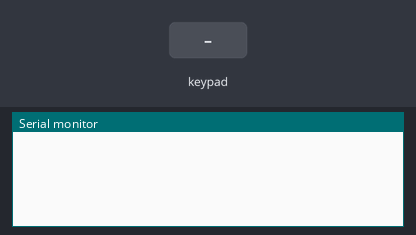
A sketch run on a simulated Arduino Uno, built with avr-gcc and run on an emulated ATmega328P. Parts: the last lines printed to the serial monitor. Inputs (shaded band) come from the test bench.

Above: at 1.2 s.
1.3 s: key '1' pressed
At 2.5 s:
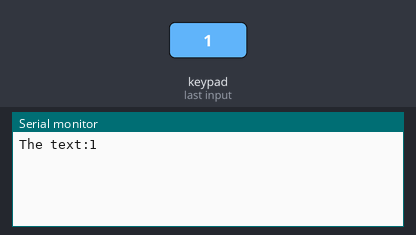
2.8 s: keypad keys 1 2 3 4 # pressed 0.4 s apart
At 4.9 s:
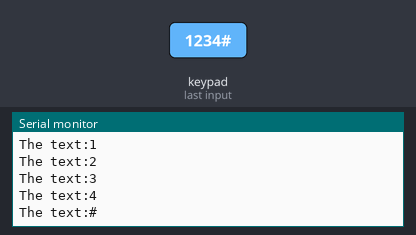
6.3 s: key 'A' pressed
At 7.5 s:
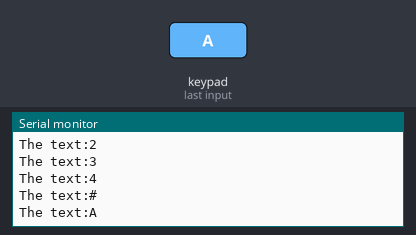
7.8 s: keypad keys 1 2 3 4 * pressed 0.4 s apart
At 10.1 s:
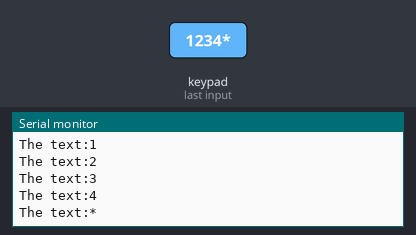
11.3 s: key 'B' pressed
At 12.5 s:
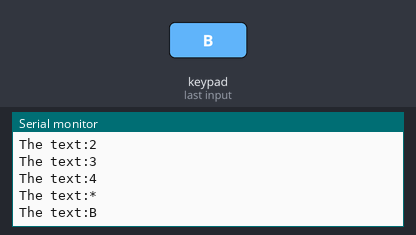
12.8 s: keypad keys 1 2 3 4 D pressed 0.4 s apart
At 14.9 s:
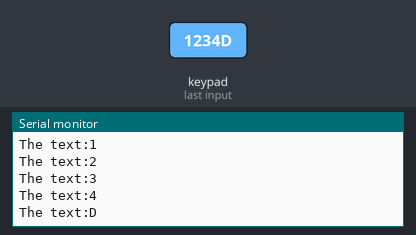
Timing chart, 0 to 16.4 s (numbered marks = the images above; inputs shaded):
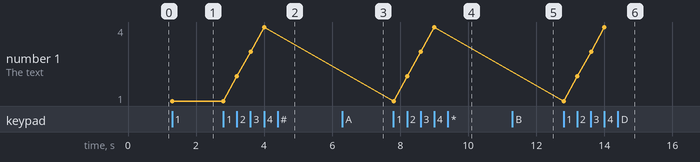

Measured:
- after the input at 1.3 s, the serial monitor: prints a new line at once (image 1)
- after the input at 2.8 s, the serial monitor: prints a new line after 0.40 s (image 2)
- after the input at 6.3 s, the serial monitor: prints a new line at once (image 3)
- after the input at 7.8 s, the serial monitor: prints a new line at once (image 4)
- after the input at 11.3 s, the serial monitor: prints a new line at once (image 5)
- after the input at 12.8 s, the serial monitor: prints a new line at once (image 6)
- plotted number 1: 1 → 4 after the input at 2.8 s

The sketch:

Keypad_test.ino
```cpp
#include <Keypad.h>
const byte ROW=4;
const byte COL=4;

char keys[ROW][COL]={
  {'1','2','3','A'},
  {'4','5','6','B'},
  {'7','8','9','C'},
  {'*','0','#','D'}
};

byte rowPins[ROW]={1,2,3,4};
byte colPins[COL]={8,9,10,11};

Keypad keypad=Keypad(makeKeymap(keys),rowPins,colPins,ROW,COL);


void setup()
{
Serial.begin(9600);}

void loop()
{
  char key=keypad.getKey();
  if (key)
  {
    Serial.print("The text:");
    Serial.println(key);

  }
}
```
